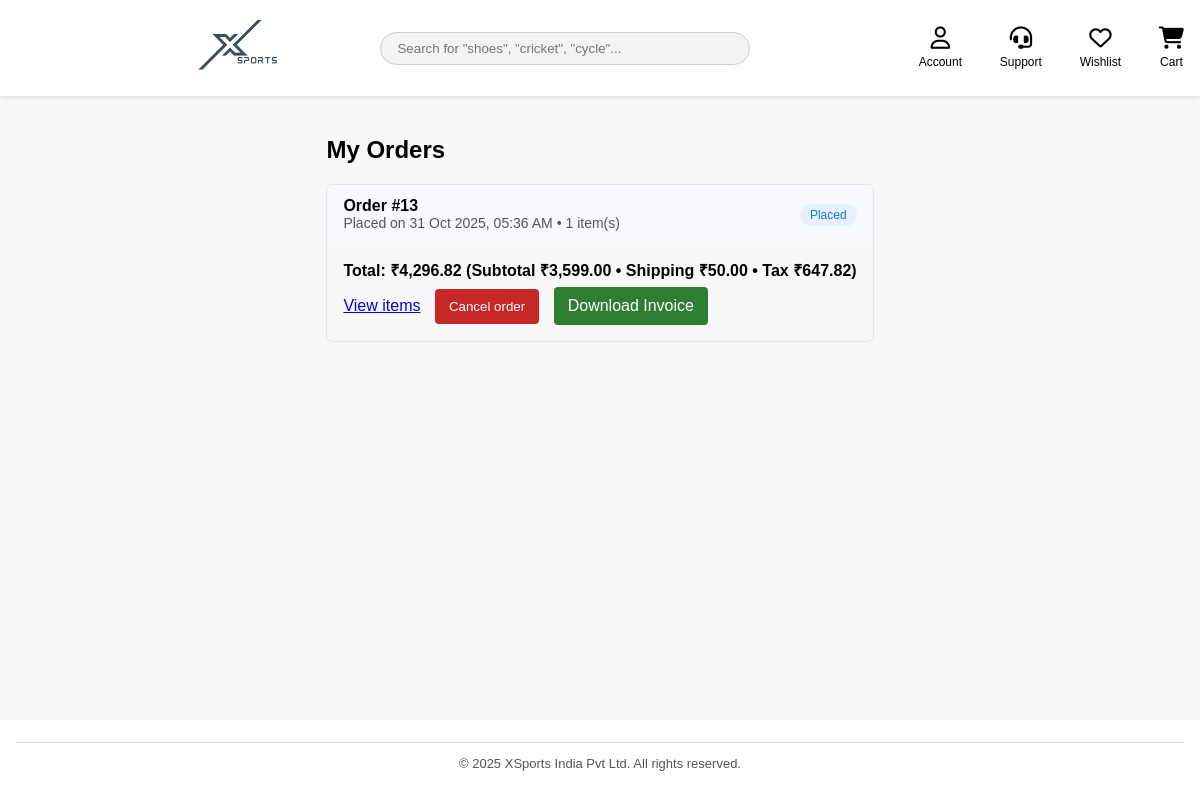
The page /orders.php (signed in) on the database as committed earlier.
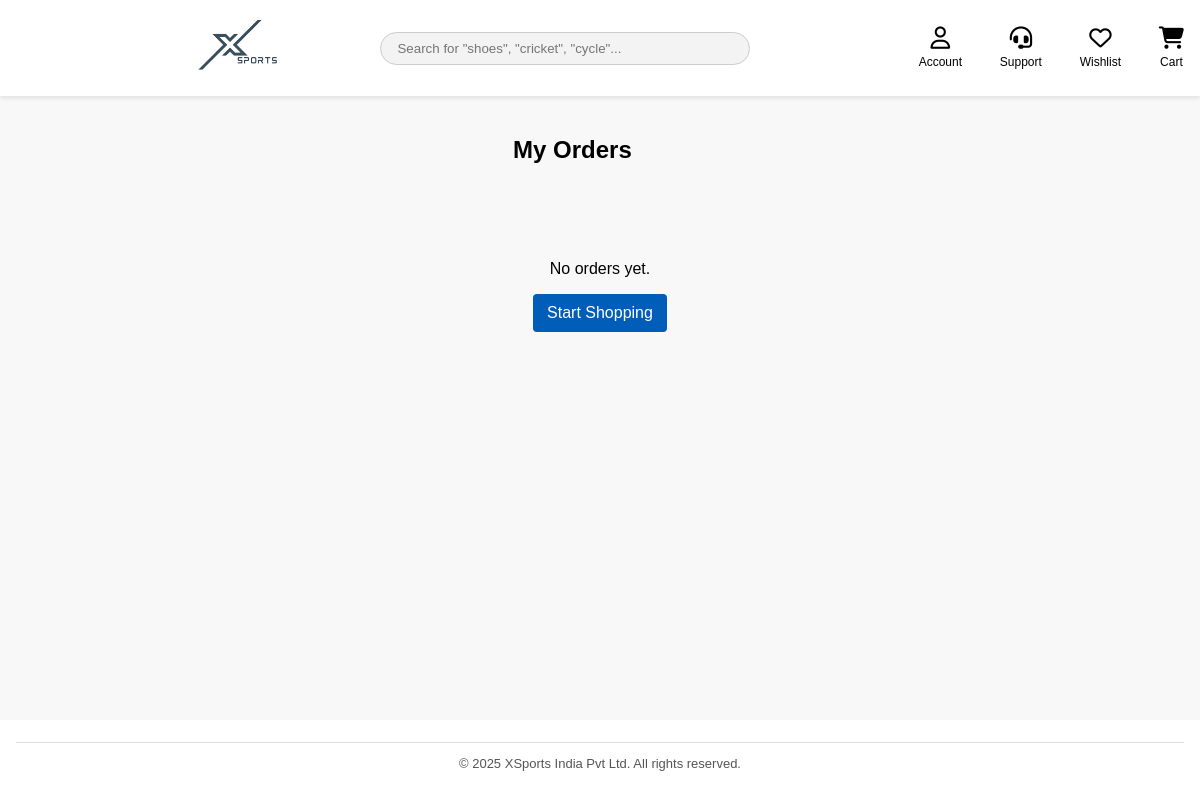
The same page on the database as committed later.
### tables this page shows
CREATE TABLE IF NOT EXISTS `orders` (
  `id` int NOT NULL AUTO_INCREMENT,
  `user_id` int NOT NULL,
  `address_id` int DEFAULT NULL,
  `payment_method` enum('cod','card','upi') DEFAULT 'cod',
  `subtotal` decimal(10,2) NOT NULL DEFAULT '0.00',
  `shipping` decimal(10,2) NOT NULL DEFAULT '0.00',
  `tax` decimal(10,2) NOT NULL DEFAULT '0.00',
  `total` decimal(10,2) NOT NULL DEFAULT '0.00',
  `status` enum('placed','processing','shipped','delivered','cancelled') DEFAULT 'placed',
  `created_at` timestamp NULL DEFAULT CURRENT_TIMESTAMP,
  `admin_confirmed` tinyint(1) DEFAULT '0',
  PRIMARY KEY (`id`)
);

### orders.php (the view, shortened to what this page needs)
<?php
require_once 'includes/db.php';
$user_id = $_SESSION['user_id'];
$stmt = $pdo->prepare('SELECT o.*, (SELECT SUM(quantity) FROM order_items oi WHERE oi.order_id = o.id) AS items_count FROM orders o WHERE o.user_id = ? ORDER BY o.created_at DESC');
$stmt->execute([$user_id]);
$orders = $stmt->fetchAll();
?>
<?php include 'includes/header.php'; ?>
<div class="orders-container">
    <h2>My Orders</h2>
    <?php if (empty($orders)): ?>
        <div class="empty">
            <p>No orders yet.</p>
            <a href="index.php" class="btn">Start Shopping</a>
        </div>
    <?php else: ?>
        <?php foreach ($orders as $order): ?>
            <div class="order-card">
                <div class="order-header">
                    <div>
                        <strong>Order #<?php echo $order['id']; ?></strong>
                        <div class="order-meta">Placed on <?php echo date('d M Y, h:i A', strtotime($order['created_at'])); ?> • <?php echo (int)($order['items_count'] ?? 0); ?> item(s)</div>
                    </div>
                    <div>
                        <span class="status <?php echo htmlspecialchars($order['status']); ?>"><?php echo htmlspecialchars($order['status']); ?></span>
                    </div>
                </div>
                <div class="order-body">
                        <div class="order-summary">Total: ₹<?php echo number_format($order['total'], 2); ?> (Subtotal ₹<?php echo number_format($order['subtotal'], 2); ?> • Shipping ₹<?php echo number_format($order['shipping'], 2); ?> • Tax ₹<?php echo number_format($order['tax'], 2); ?>)</div>
                    <a href="javascript:void(0)" onclick="toggleItems(<?php echo $order['id']; ?>)">View items</a>
                    <?php if ($order['status'] !== 'cancelled'): ?>
                        <?php if (!(isset($order['admin_confirmed']) && (int)$order['admin_confirmed'] === 1)): ?>
                            <form method="post" action="order_cancel.php" style="display:inline-block;margin-left:10px;">
                                <button type="submit" class="btn" style="background:#c62828">Cancel order</button>
                            </form>
                        <?php else: ?>
                            <span style="margin-left:10px;color:#b26a00;">Admin confirmed — cannot cancel</span>
                        <?php endif; ?>
                    <?php endif; ?>
                    <a href="invoice.php?id=<?php echo (int)$order['id']; ?>" class="btn" style="background:#2e7d32;margin-left:10px;">Download Invoice</a>
                </div>
            </div>
        <?php endforeach; ?>
    <?php endif; ?>
</div>
<?php include 'includes/footer.php'; ?>

Rows that differ between the two databases and show on the page:
removed orders: id "13", created_at "31 Oct 2025, 05:36 AM", items_count "1", status "Placed", total "4,296.82", subtotal "3,599.00", shipping "50.00", tax "647.82"
Other text that changed with them:
text now shown: "No orders yet. Start Shopping"
